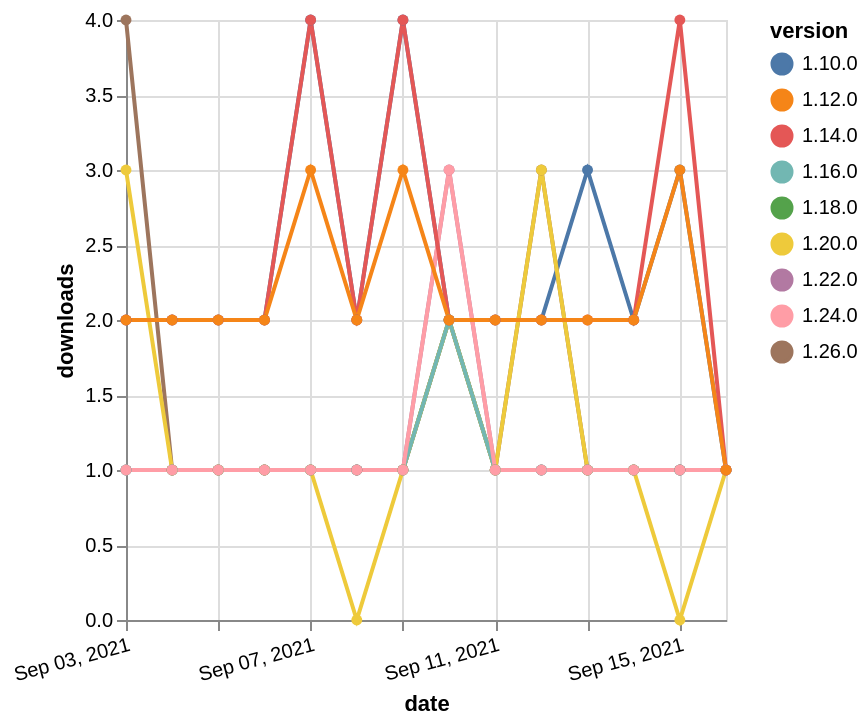

This figure's Vega-Lite source:
### Vega-Lite specification from a JSON file in a GitHub repository (floating-point values rounded to 4 significant figures)
{"$schema": "https://vega.github.io/schema/vega-lite/v5.json", "description": "A simple bar chart with embedded data.", "data": {"values": [{"date": "2021-09-03", "total": 195, "delta": 1, "version": "1.18.0"}, {"date": "2021-09-04", "total": 196, "delta": 1, "version": "1.18.0"}, {"date": "2021-09-05", "total": 197, "delta": 1, "version": "1.18.0"}, {"date": "2021-09-06", "total": 198, "delta": 1, "version": "1.18.0"}, {"date": "2021-09-07", "total": 199, "delta": 1, "version": "1.18.0"}, {"date": "2021-09-08", "total": 200, "delta": 1, "version": "1.18.0"}, {"date": "2021-09-09", "total": 201, "delta": 1, "version": "1.18.0"}, {"date": "2021-09-10", "total": 203, "delta": 2, "version": "1.18.0"}, {"date": "2021-09-11", "total": 204, "delta": 1, "version": "1.18.0"}, {"date": "2021-09-12", "total": 205, "delta": 1, "version": "1.18.0"}, {"date": "2021-09-13", "total": 206, "delta": 1, "version": "1.18.0"}, {"date": "2021-09-14", "total": 207, "delta": 1, "version": "1.18.0"}, {"date": "2021-09-15", "total": 208, "delta": 1, "version": "1.18.0"}, {"date": "2021-09-16", "total": 209, "delta": 1, "version": "1.18.0"}, {"date": "2021-09-03", "total": 163, "delta": 1, "version": "1.22.0"}, {"date": "2021-09-04", "total": 164, "delta": 1, "version": "1.22.0"}, {"date": "2021-09-05", "total": 165, "delta": 1, "version": "1.22.0"}, {"date": "2021-09-06", "total": 166, "delta": 1, "version": "1.22.0"}, {"date": "2021-09-07", "total": 167, "delta": 1, "version": "1.22.0"}, {"date": "2021-09-08", "total": 168, "delta": 1, "version": "1.22.0"}, {"date": "2021-09-09", "total": 169, "delta": 1, "version": "1.22.0"}, {"date": "2021-09-10", "total": 172, "delta": 3, "version": "1.22.0"}, {"date": "2021-09-11", "total": 173, "delta": 1, "version": "1.22.0"}, {"date": "2021-09-12", "total": 174, "delta": 1, "version": "1.22.0"}, {"date": "2021-09-13", "total": 175, "delta": 1, "version": "1.22.0"}, {"date": "2021-09-14", "total": 176, "delta": 1, "version": "1.22.0"}, {"date": "2021-09-15", "total": 177, "delta": 1, "version": "1.22.0"}, {"date": "2021-09-16", "total": 178, "delta": 1, "version": "1.22.0"}, {"date": "2021-09-03", "total": 3095, "delta": 2, "version": "1.10.0"}, {"date": "2021-09-04", "total": 3097, "delta": 2, "version": "1.10.0"}, {"date": "2021-09-05", "total": 3099, "delta": 2, "version": "1.10.0"}, {"date": "2021-09-06", "total": 3101, "delta": 2, "version": "1.10.0"}, {"date": "2021-09-07", "total": 3105, "delta": 4, "version": "1.10.0"}, {"date": "2021-09-08", "total": 3107, "delta": 2, "version": "1.10.0"}, {"date": "2021-09-09", "total": 3111, "delta": 4, "version": "1.10.0"}, {"date": "2021-09-10", "total": 3113, "delta": 2, "version": "1.10.0"}, {"date": "2021-09-11", "total": 3115, "delta": 2, "version": "1.10.0"}, {"date": "2021-09-12", "total": 3117, "delta": 2, "version": "1.10.0"}, {"date": "2021-09-13", "total": 3120, "delta": 3, "version": "1.10.0"}, {"date": "2021-09-14", "total": 3122, "delta": 2, "version": "1.10.0"}, {"date": "2021-09-15", "total": 3125, "delta": 3, "version": "1.10.0"}, {"date": "2021-09-16", "total": 3126, "delta": 1, "version": "1.10.0"}, {"date": "2021-09-03", "total": 115, "delta": 4, "version": "1.26.0"}, {"date": "2021-09-04", "total": 116, "delta": 1, "version": "1.26.0"}, {"date": "2021-09-05", "total": 117, "delta": 1, "version": "1.26.0"}, {"date": "2021-09-06", "total": 118, "delta": 1, "version": "1.26.0"}, {"date": "2021-09-07", "total": 119, "delta": 1, "version": "1.26.0"}, {"date": "2021-09-08", "total": 120, "delta": 1, "version": "1.26.0"}, {"date": "2021-09-09", "total": 121, "delta": 1, "version": "1.26.0"}, {"date": "2021-09-10", "total": 123, "delta": 2, "version": "1.26.0"}, {"date": "2021-09-11", "total": 124, "delta": 1, "version": "1.26.0"}, {"date": "2021-09-12", "total": 127, "delta": 3, "version": "1.26.0"}, {"date": "2021-09-13", "total": 128, "delta": 1, "version": "1.26.0"}, {"date": "2021-09-14", "total": 129, "delta": 1, "version": "1.26.0"}, {"date": "2021-09-15", "total": 130, "delta": 1, "version": "1.26.0"}, {"date": "2021-09-16", "total": 131, "delta": 1, "version": "1.26.0"}, {"date": "2021-09-03", "total": 194, "delta": 3, "version": "1.20.0"}, {"date": "2021-09-04", "total": 195, "delta": 1, "version": "1.20.0"}, {"date": "2021-09-05", "total": 196, "delta": 1, "version": "1.20.0"}, {"date": "2021-09-06", "total": 197, "delta": 1, "version": "1.20.0"}, {"date": "2021-09-07", "total": 198, "delta": 1, "version": "1.20.0"}, {"date": "2021-09-08", "total": 198, "delta": 0, "version": "1.20.0"}, {"date": "2021-09-09", "total": 199, "delta": 1, "version": "1.20.0"}, {"date": "2021-09-10", "total": 201, "delta": 2, "version": "1.20.0"}, {"date": "2021-09-11", "total": 202, "delta": 1, "version": "1.20.0"}, {"date": "2021-09-12", "total": 205, "delta": 3, "version": "1.20.0"}, {"date": "2021-09-13", "total": 206, "delta": 1, "version": "1.20.0"}, {"date": "2021-09-14", "total": 207, "delta": 1, "version": "1.20.0"}, {"date": "2021-09-15", "total": 207, "delta": 0, "version": "1.20.0"}, {"date": "2021-09-16", "total": 208, "delta": 1, "version": "1.20.0"}, {"date": "2021-09-03", "total": 255, "delta": 1, "version": "1.16.0"}, {"date": "2021-09-04", "total": 256, "delta": 1, "version": "1.16.0"}, {"date": "2021-09-05", "total": 257, "delta": 1, "version": "1.16.0"}, {"date": "2021-09-06", "total": 258, "delta": 1, "version": "1.16.0"}, {"date": "2021-09-07", "total": 259, "delta": 1, "version": "1.16.0"}, {"date": "2021-09-08", "total": 260, "delta": 1, "version": "1.16.0"}, {"date": "2021-09-09", "total": 261, "delta": 1, "version": "1.16.0"}, {"date": "2021-09-10", "total": 263, "delta": 2, "version": "1.16.0"}, {"date": "2021-09-11", "total": 264, "delta": 1, "version": "1.16.0"}, {"date": "2021-09-12", "total": 265, "delta": 1, "version": "1.16.0"}, {"date": "2021-09-13", "total": 266, "delta": 1, "version": "1.16.0"}, {"date": "2021-09-14", "total": 267, "delta": 1, "version": "1.16.0"}, {"date": "2021-09-15", "total": 268, "delta": 1, "version": "1.16.0"}, {"date": "2021-09-16", "total": 269, "delta": 1, "version": "1.16.0"}, {"date": "2021-09-03", "total": 180, "delta": 1, "version": "1.24.0"}, {"date": "2021-09-04", "total": 181, "delta": 1, "version": "1.24.0"}, {"date": "2021-09-05", "total": 182, "delta": 1, "version": "1.24.0"}, {"date": "2021-09-06", "total": 183, "delta": 1, "version": "1.24.0"}, {"date": "2021-09-07", "total": 184, "delta": 1, "version": "1.24.0"}, {"date": "2021-09-08", "total": 185, "delta": 1, "version": "1.24.0"}, {"date": "2021-09-09", "total": 186, "delta": 1, "version": "1.24.0"}, {"date": "2021-09-10", "total": 189, "delta": 3, "version": "1.24.0"}, {"date": "2021-09-11", "total": 190, "delta": 1, "version": "1.24.0"}, {"date": "2021-09-12", "total": 191, "delta": 1, "version": "1.24.0"}, {"date": "2021-09-13", "total": 192, "delta": 1, "version": "1.24.0"}, {"date": "2021-09-14", "total": 193, "delta": 1, "version": "1.24.0"}, {"date": "2021-09-15", "total": 194, "delta": 1, "version": "1.24.0"}, {"date": "2021-09-16", "total": 195, "delta": 1, "version": "1.24.0"}, {"date": "2021-09-03", "total": 2483, "delta": 2, "version": "1.14.0"}, {"date": "2021-09-04", "total": 2485, "delta": 2, "version": "1.14.0"}, {"date": "2021-09-05", "total": 2487, "delta": 2, "version": "1.14.0"}, {"date": "2021-09-06", "total": 2489, "delta": 2, "version": "1.14.0"}, {"date": "2021-09-07", "total": 2493, "delta": 4, "version": "1.14.0"}, {"date": "2021-09-08", "total": 2495, "delta": 2, "version": "1.14.0"}, {"date": "2021-09-09", "total": 2499, "delta": 4, "version": "1.14.0"}, {"date": "2021-09-10", "total": 2501, "delta": 2, "version": "1.14.0"}, {"date": "2021-09-11", "total": 2503, "delta": 2, "version": "1.14.0"}, {"date": "2021-09-12", "total": 2505, "delta": 2, "version": "1.14.0"}, {"date": "2021-09-13", "total": 2507, "delta": 2, "version": "1.14.0"}, {"date": "2021-09-14", "total": 2509, "delta": 2, "version": "1.14.0"}, {"date": "2021-09-15", "total": 2513, "delta": 4, "version": "1.14.0"}, {"date": "2021-09-16", "total": 2514, "delta": 1, "version": "1.14.0"}, {"date": "2021-09-03", "total": 2637, "delta": 2, "version": "1.12.0"}, {"date": "2021-09-04", "total": 2639, "delta": 2, "version": "1.12.0"}, {"date": "2021-09-05", "total": 2641, "delta": 2, "version": "1.12.0"}, {"date": "2021-09-06", "total": 2643, "delta": 2, "version": "1.12.0"}, {"date": "2021-09-07", "total": 2646, "delta": 3, "version": "1.12.0"}, {"date": "2021-09-08", "total": 2648, "delta": 2, "version": "1.12.0"}, {"date": "2021-09-09", "total": 2651, "delta": 3, "version": "1.12.0"}, {"date": "2021-09-10", "total": 2653, "delta": 2, "version": "1.12.0"}, {"date": "2021-09-11", "total": 2655, "delta": 2, "version": "1.12.0"}, {"date": "2021-09-12", "total": 2657, "delta": 2, "version": "1.12.0"}, {"date": "2021-09-13", "total": 2659, "delta": 2, "version": "1.12.0"}, {"date": "2021-09-14", "total": 2661, "delta": 2, "version": "1.12.0"}, {"date": "2021-09-15", "total": 2664, "delta": 3, "version": "1.12.0"}, {"date": "2021-09-16", "total": 2665, "delta": 1, "version": "1.12.0"}]}, "width": "container", "mark": {"type": "line", "point": {"filled": true}}, "encoding": {"x": {"field": "date", "type": "temporal", "timeUnit": "yearmonthdate", "title": "date", "axis": {"labelAngle": -15}}, "y": {"field": "delta", "type": "quantitative", "title": "downloads"}, "color": {"field": "version", "type": "nominal"}, "tooltip": {"field": "delta"}}}
